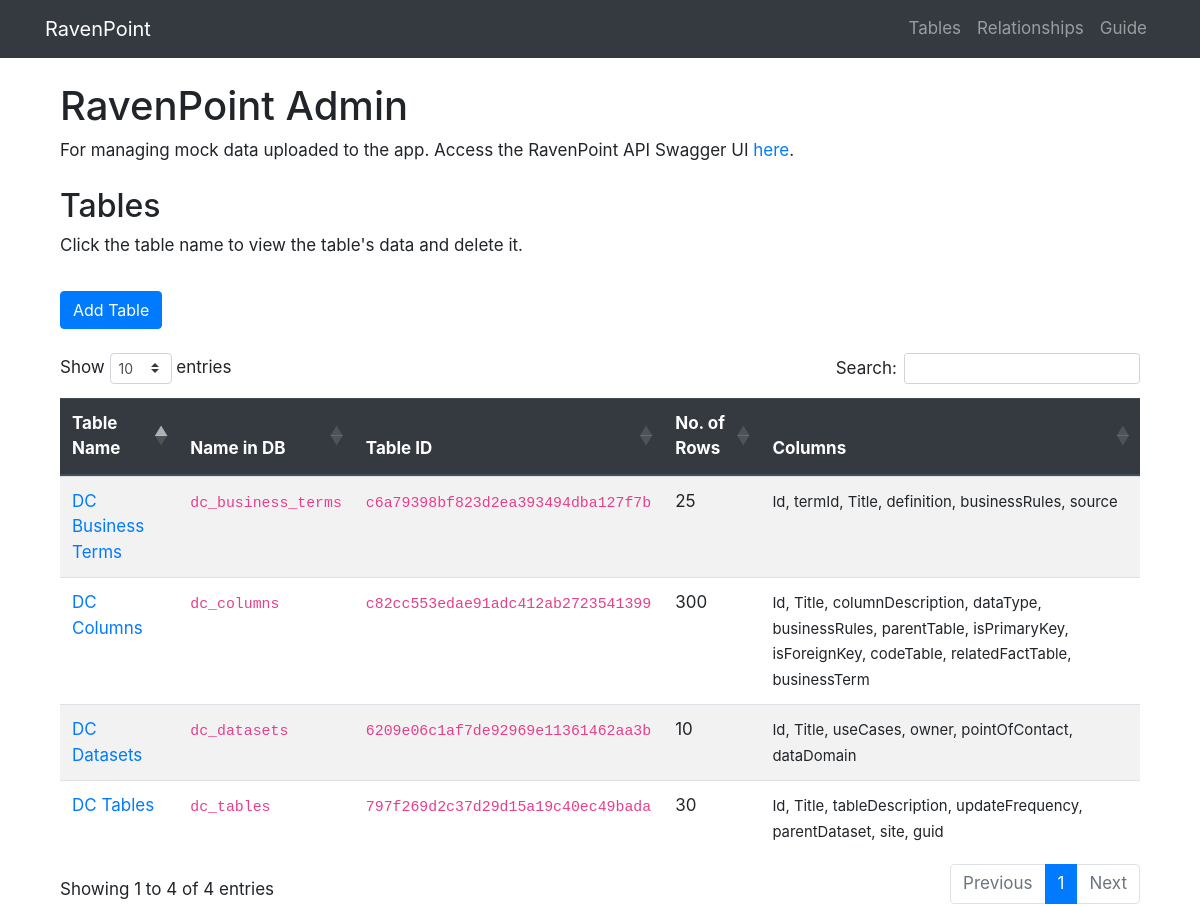
The page / on the database its author committed.
### project/models.py (models this page shows, shortened)
class Table(db.Model):
  __tablename__ = 'tables'
  id = db.Column(db.String(128), primary_key=True)
  table_name = db.Column(db.String(256), unique=True, index=True)
  table_db_name = db.Column(db.String(256))

### project/admin/views.py (the view, shortened to what this page needs)
@admin.route('/', methods=['GET', 'POST'])
def index():
    form = UploadData()
    with sqlite3.connect(conn_string) as conn:
        all_tables = get_all_table_names(conn)
        table_metadata = get_all_table_metadata(conn, all_tables)
    return render_template('index.html', form=form, tables=table_metadata.to_dict('records'))

### project/admin/forms.py
class UploadData(FlaskForm):
    csv_file = FileField('Data (CSV file)', [FileAllowed(['csv'], 'CSV files only.')])
    table_name = StringField('Table Name', [DataRequired()])
    submit = SubmitField('Submit')

### project/utils.py (called while the page is built)
def get_all_table_names(conn):
  df = pd.read_sql(
    'SELECT * from tables',
    conn
  )
  return df

def get_all_table_metadata(conn, tables):
  nrows = []
  all_columns = []
  for table_name in tables.table_db_name:
      cursor = conn.execute(f"SELECT * FROM {table_name}")
      columns = ', '.join(list(map(lambda x: x[0], cursor.description)))
      all_columns.append(columns)
      cursor = conn.execute(f"SELECT COUNT(*) FROM {table_name}")
      table_nrows = cursor.fetchone()[0]
      nrows.append(table_nrows)
  output = tables.copy()
  output['nrows'] = nrows
  output['columns'] = all_columns
  return output

### project/admin/templates/index.html (shortened to what this page needs)
{% extends 'base.html' %}
{% block content %}
<div class="container mt-4">
  <h1>RavenPoint Admin</h1>
  <p>
    For managing mock data uploaded to the app.
    Access the RavenPoint API Swagger UI
    <a href="http://127.0.0.1:5000/ravenpoint/doc" target="_blank">here</a>.
  </p>
</div>
<div class="container mt-4">
  <h2>Tables</h2>
  <p>Click the table name to view the table's data and delete it.</p>
  <button type="button" class="btn btn-primary mt-3" data-toggle="modal" data-target="#addTableModal">
    Add Table
  </button>
</div>
<div class="container mt-4">
  <div class="table-container">
    <table class="table table-striped" id="all-tables">
      <thead class="thead-dark">
        <tr>
          <th scope="col">Table Name</th>
          <th scope="col">Name in DB</th>
          <th scope="col">Table ID</th>
          <th scope="col">No. of Rows</th>
          <th scope="col">Columns</th>
        </tr>
      </thead>
      <tbody>
        {% for table in tables %}
        <tr>
          <td>
            <a href="{{ url_for('admin.table_view', id=table.id) }}">
              {{ table.table_name }}
            </a>
          </td>
          <td><code>{{ table.table_db_name }}</code></td>
          <td>
            <code>{{ table.id }}</code>
          </td>
          <td>{{ "{:,}".format(table.nrows) }}</td>
          <td><small>{{ table.columns }}</small></td>
        </tr>
        {% endfor %}
      </tbody>
    </table>
  </div>
</div>
{% endblock %}

### project/static/css/custom.css (style rules this page uses)
body { overflow-x: scroll; scrollbar-width: none; -ms-overflow-style: none; font-size: 17px; }
th, td { white-space: no-wrap; }
.table-container { overflow-x: scroll; scrollbar-width: none; -ms-overflow-style: none; }

### rows shown on the page
Table: table_name "DC Datasets", table_db_name "dc_datasets", id "6209e06c1af7de92969e11361462aa3b", nrows "10", columns "Id, Title, useCases, owner, pointOfContact, dataDomain"
Table: table_name "DC Tables", table_db_name "dc_tables", id "797f269d2c37d29d15a19c40ec49bada", nrows "30", columns "Id, Title, tableDescription, updateFrequency, parentDataset, site, guid"
Table: table_name "DC Columns", table_db_name "dc_columns", id "c82cc553edae91adc412ab2723541399", nrows "300", columns "Id, Title, columnDescription, dataType, businessRules, parentTable, isPrimaryKey, isForeignKey, codeTable, relatedFactTable, businessTerm"
Table: table_name "DC Business Terms", table_db_name "dc_business_terms", id "c6a79398bf823d2ea393494dba127f7b", nrows "25", columns "Id, termId, Title, definition, businessRules, source"
